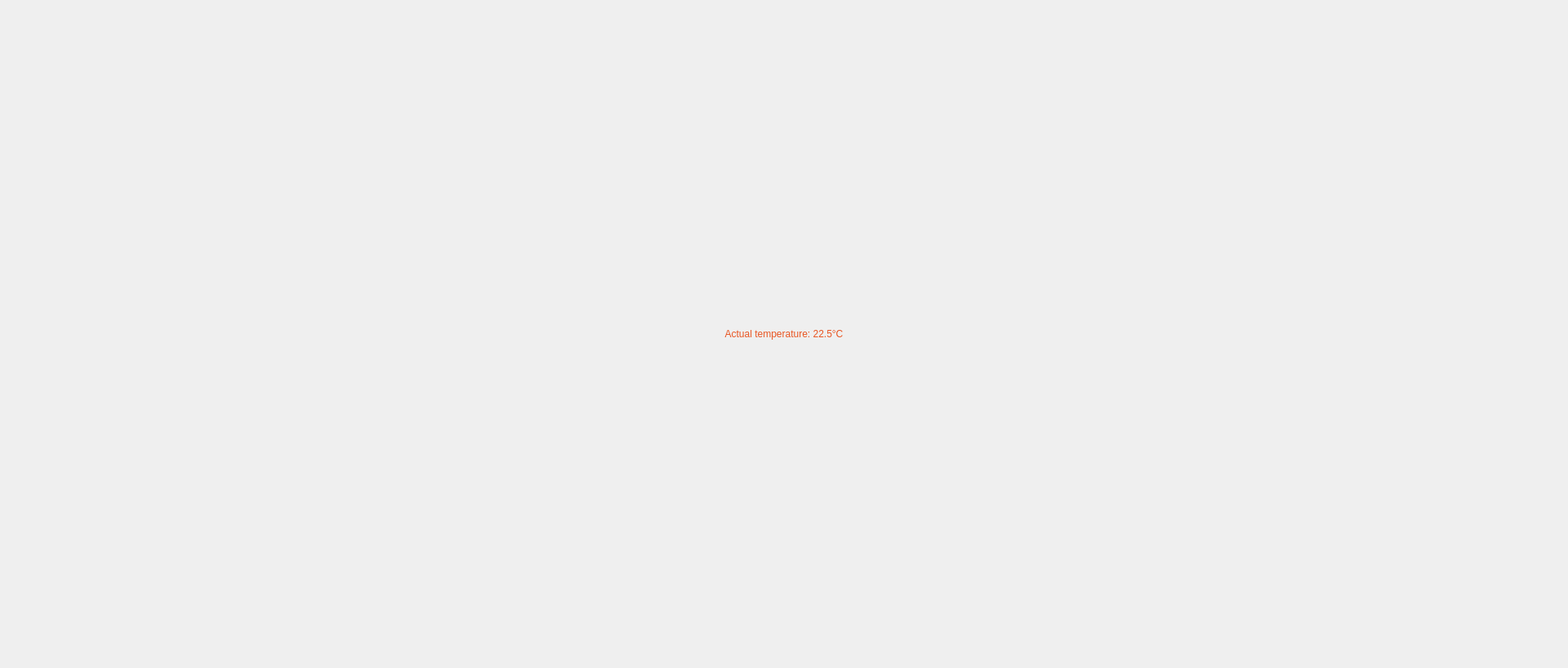
<?xml version="1.0" encoding="UTF-8"?>
<ui version="4.0">
 <class>TemperatureView</class>
 <widget class="QWidget" name="TemperatureView">
  <property name="geometry">
   <rect>
    <x>0</x>
    <y>0</y>
    <width>1920</width>
    <height>818</height>
   </rect>
  </property>
  <property name="minimumSize">
   <size>
    <width>1920</width>
    <height>818</height>
   </size>
  </property>
  <property name="maximumSize">
   <size>
    <width>1920</width>
    <height>818</height>
   </size>
  </property>
  <property name="styleSheet">
   <string notr="true"/>
  </property>
  <layout class="QVBoxLayout" name="verticalLayout">
   <property name="spacing">
    <number>0</number>
   </property>
   <property name="sizeConstraint">
    <enum>QLayout::SizeConstraint::SetDefaultConstraint</enum>
   </property>
   <property name="leftMargin">
    <number>0</number>
   </property>
   <property name="topMargin">
    <number>0</number>
   </property>
   <property name="rightMargin">
    <number>0</number>
   </property>
   <property name="bottomMargin">
    <number>0</number>
   </property>
   <item>
    <layout class="QGridLayout" name="gridLayout">
     <property name="spacing">
      <number>0</number>
     </property>
     <item row="0" column="0" colspan="2">
      <widget class="QLabel" name="date">
       <property name="styleSheet">
        <string notr="true">font: normal normal bold 40px/45px Arial;
letter-spacing: 0px;
color: #E85420;</string>
       </property>
       <property name="text">
        <string>Actual temperature: 22.5°C</string>
       </property>
       <property name="alignment">
        <set>Qt::AlignmentFlag::AlignCenter</set>
       </property>
      </widget>
     </item>
    </layout>
   </item>
  </layout>
 </widget>
 <resources>
  <include location="../../resources.qrc"/>
 </resources>
 <connections/>
</ui>
